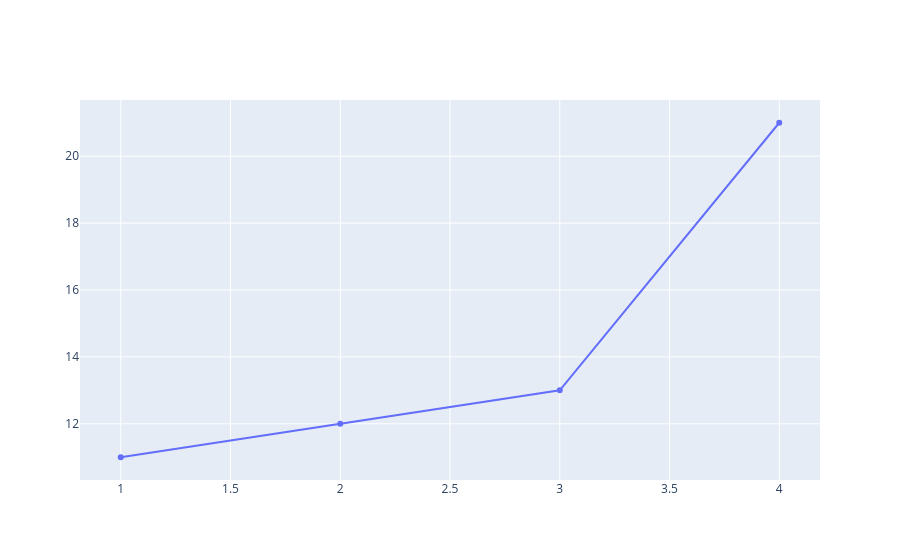

The code cell stored with this chart in its notebook:
### Code cell
trace = go.Line(x=[1,2,3,4], y= [11,12,13,21])
trace
go.Figure(trace)

### Figure 1 — Plotly figure (JSON) as saved in the notebook; plotly's stock layout.template omitted (floating-point values rounded to 4 significant figures)
{"data": [{"type": "scatter", "x": [1, 2, 3, 4], "y": [11, 12, 13, 21]}], "layout": {}}
